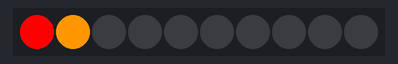
Simulated run of this sketch. Board: Arduino Uno, built with avr-gcc and run on an emulated ATmega328P. Parts: 10 RGB LEDs in strip order, left to right.

Above: at 0.51 s.
At 1.02 s:
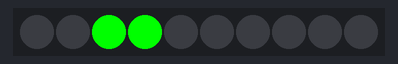

The sketch:

V3_ControlSingleLed.ino
```cpp
/*
Grove LED Bar - Control Single LED Example
...

Ported for MSP-EXP430F5529, TM4c123 (Tiva C) LaunchPad By Cameron P. LaFollette
*/

#include <Grove_LED_Bar.h>

// Arduino Clock pin, Data pin, Orientation
// Grove_LED_Bar bar(9, 8, 0); // Clock pin, Data pin, Orientation

// LaunchPad Clock pin, Data pin, Orientation
Grove_LED_Bar bar(35, 36, 0);  // Clock pin, Data pin, Orientation


void setup()
{
  // nothing to initialize
  bar.begin();
}

void loop()
{
  // Simulate police LED lights using setLed method
  for (float i = 0; i < 1.1; i += .125f) {
    bar.setLed(1, i);
    bar.setLed(2, i);
    bar.setLed(3, 1 - i);
    bar.setLed(4, 1 - i);
    delay(50);
  };

  for (float i = 0; i < 1.1; i += .125f) {
    bar.setLed(1, 1 - i);
    bar.setLed(2, 1 - i);
    bar.setLed(3, i);
    bar.setLed(4, i);
    delay(50);
  };
}
```

Measured:
- by itself, everything shown: repeats every 1.0 s, in 16 steps
